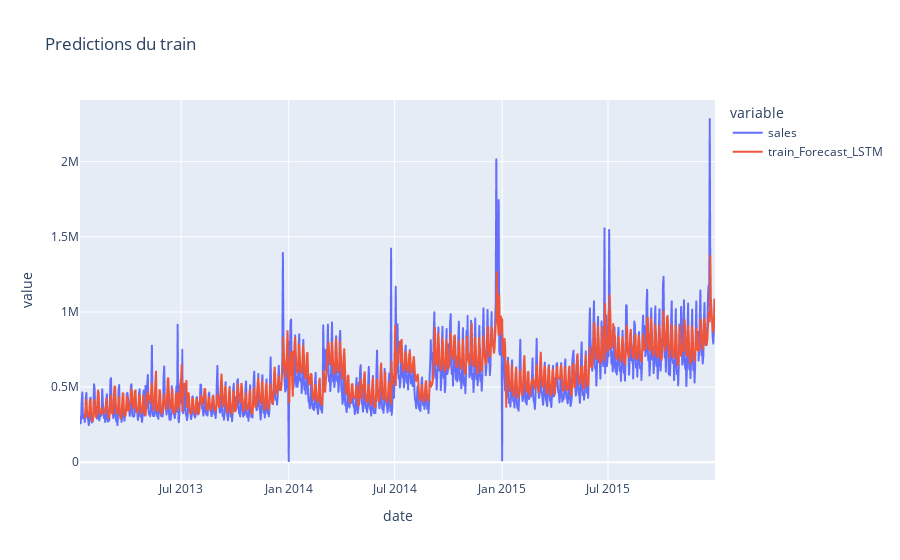

This figure's notebook cell:
### Code cell
fig = px.line(series_train, x='date', y=['sales', 'train_Forecast_LSTM'],title="Predictions du train")
fig.show()

### Figure 1 — Plotly figure (JSON) as saved in the notebook; plotly's stock layout.template omitted (floating-point values rounded to 4 significant figures; data arrays with more than 128 entries replaced by an {"elided": "..."} marker saying what was removed)
{"data": [{"hovertemplate": "variable=sales<br>date=%{x}<br>value=%{y}<extra></extra>", "legendgroup": "sales", "line": {"color": "#636efa", "dash": "solid"}, "marker": {"symbol": "circle"}, "mode": "lines", "name": "sales", "showlegend": true, "type": "scattergl", "x": {"elided": "1084 str values"}, "xaxis": "x", "y": {"elided": "1084 float values"}, "yaxis": "y"}, {"hovertemplate": "variable=train_Forecast_LSTM<br>date=%{x}<br>value=%{y}<extra></extra>", "legendgroup": "train_Forecast_LSTM", "line": {"color": "#EF553B", "dash": "solid"}, "marker": {"symbol": "circle"}, "mode": "lines", "name": "train_Forecast_LSTM", "showlegend": true, "type": "scattergl", "x": {"elided": "1084 str values"}, "xaxis": "x", "y": {"elided": "1084 float values"}, "yaxis": "y"}], "layout": {"legend": {"title": {"text": "variable"}, "tracegroupgap": 0}, "title": {"text": "Predictions du train"}, "xaxis": {"anchor": "y", "domain": [0, 1], "title": {"text": "date"}}, "yaxis": {"anchor": "x", "domain": [0, 1], "title": {"text": "value"}}}}
